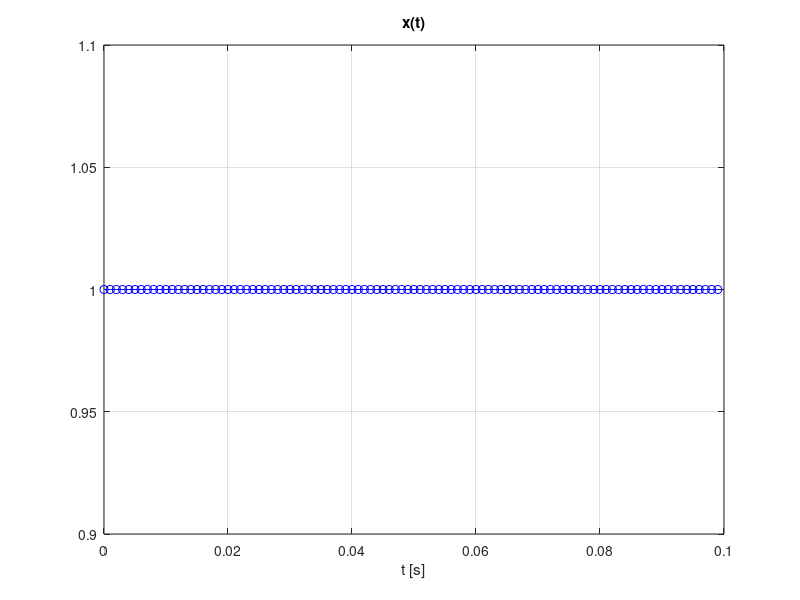
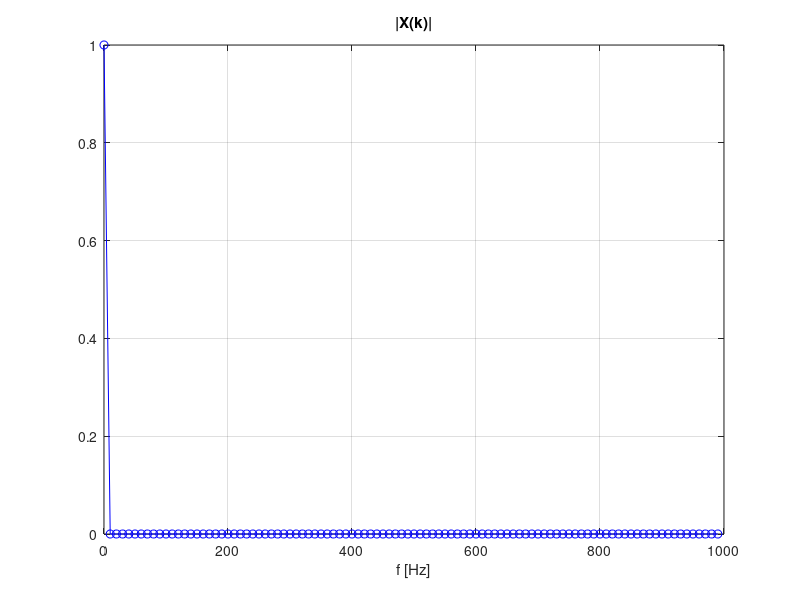
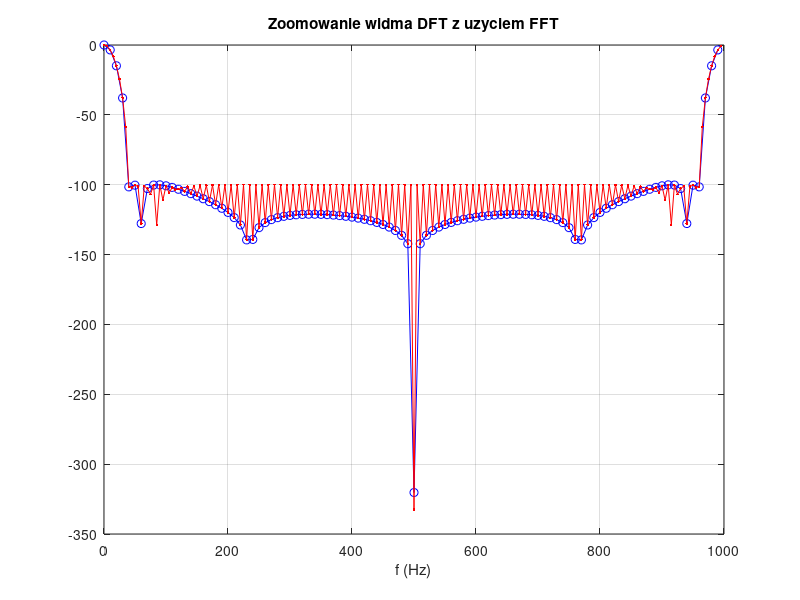

Reproduce these figures in MATLAB, in order.
% ... kontynuacja programu - czesc 2
% Interpolacja widma FFT z okienkowaniem sygnalu
clear; close all; % "mycie rak"
fpr = 1000; % czestotliwosc probkowania (Hz)
N = 100; % liczba probek sygnalu, 100 lub 1000
dt=1/fpr; t=dt*(0:N-1); % chwile probkowania sygnalu, os czasu
% Signal
f0=125; 
%x=sin(2*pi*50*t)+0.001*sin(2*pi*175*t);
x=ones(1,N);
%x = 10 * sin(2*10*f0*t); % sygnal o czestotliwosciach f0 = 50,100,125,200 Hz
figure; plot(t,x,'bo-'); xlabel('t [s]'); title('x(t)'); grid; pause
% FFT spectrum
X = fft(x); % FFT
f = fpr/N *(0:N-1); % os czestotliwosci
figure; plot(f,1/N*abs(X),'bo-'); xlabel('f [Hz]'); title('|X(k)|'); grid; pause



K = 2; % rzad interpolacji
w1 = rectwin(N); % okno prostokatne
w2 = chebwin(N,100); % okno Czebyszewa
w = w2; % wybor okna: w1, w2, ...
x = x.*w'; % okienkowanie sygnalu
X = fft(x,N); % bez dolaczenia zer na koncu sygnalu
Xz = fft(x,K*N); % z zerami; Xz = fft([x,zeros(1,(K-1)*N)])/sum(w);
fz = fpr/(K*N)*(0:K*N-1); % os czestotliwosci
figure %
plot(f,20*log10(abs(X)/sum(w)),'bo-',fz,20*log10(abs(Xz)/sum(w)),'r.-','MarkerFaceColor','b');
xlabel('f (Hz)'); title('Zoomowanie widma DFT z uzyciem FFT'); grid; pause

close all;